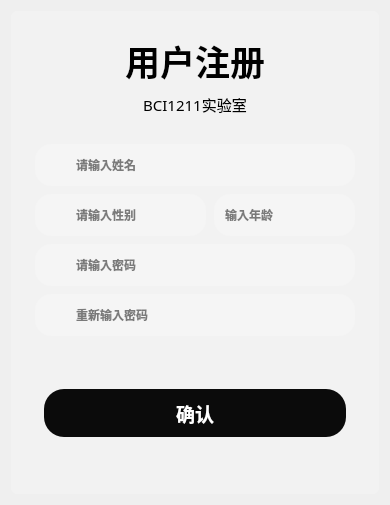
           <widget class="QWidget" name="tab_2">
            <attribute name="title">
             <string>注册</string>
            </attribute>
            <layout class="QGridLayout" name="gridLayout_3">
             <item row="0" column="0">
              <widget class="QFrame" name="frame_4">
               <property name="styleSheet">
                <string notr="true">QFrame{
	image: none;
background-color: rgba(255, 255, 255, 20%);
border-radius:6px 
}
QLabel{

	background-color: rgba(255, 255, 255, 0);
}</string>
               </property>
               <property name="frameShape">
                <enum>QFrame::StyledPanel</enum>
               </property>
               <property name="frameShadow">
                <enum>QFrame::Raised</enum>
               </property>
               <layout class="QVBoxLayout" name="verticalLayout_7" stretch="0,0,0">
                <property name="spacing">
                 <number>4</number>
                </property>
                <property name="leftMargin">
                 <number>24</number>
                </property>
                <property name="topMargin">
                 <number>24</number>
                </property>
                <property name="rightMargin">
                 <number>24</number>
                </property>
                <property name="bottomMargin">
                 <number>8</number>
                </property>
                <item>
                 <widget class="QFrame" name="frame_12">
                  <property name="styleSheet">
                   <string notr="true">background-color: rgba(255, 255, 255, 0);</string>
                  </property>
                  <property name="frameShape">
                   <enum>QFrame::StyledPanel</enum>
                  </property>
                  <property name="frameShadow">
                   <enum>QFrame::Raised</enum>
                  </property>
                  <layout class="QVBoxLayout" name="verticalLayout_8">
                   <property name="spacing">
                    <number>6</number>
                   </property>
                   <property name="leftMargin">
                    <number>0</number>
                   </property>
                   <property name="topMargin">
                    <number>0</number>
                   </property>
                   <property name="rightMargin">
                    <number>0</number>
                   </property>
                   <property name="bottomMargin">
                    <number>24</number>
                   </property>
                   <item>
                    <widget class="QLabel" name="label_4">
                     <property name="maximumSize">
                      <size>
                       <width>16777215</width>
                       <height>26777</height>
                      </size>
                     </property>
                     <property name="font">
                      <font>
                       <family>微软雅黑</family>
                       <pointsize>26</pointsize>
                       <weight>75</weight>
                       <bold>true</bold>
                      </font>
                     </property>
                     <property name="text">
                      <string>用户注册</string>
                     </property>
                     <property name="alignment">
                      <set>Qt::AlignCenter</set>
                     </property>
                    </widget>
                   </item>
                   <item>
                    <widget class="QLabel" name="label_5">
                     <property name="maximumSize">
                      <size>
                       <width>16777215</width>
                       <height>16777</height>
                      </size>
                     </property>
                     <property name="font">
                      <font>
                       <family>微软雅黑</family>
                       <pointsize>11</pointsize>
                       <weight>50</weight>
                       <bold>false</bold>
                      </font>
                     </property>
                     <property name="styleSheet">
                      <string notr="true"/>
                     </property>
                     <property name="text">
                      <string>BCI1211实验室</string>
                     </property>
                     <property name="alignment">
                      <set>Qt::AlignCenter</set>
                     </property>
                    </widget>
                   </item>
                  </layout>
                 </widget>
                </item>
                <item>
                 <widget class="QFrame" name="frame_13">
                  <property name="styleSheet">
                   <string notr="true">background-color: rgba(255, 255, 255, 0);</string>
                  </property>
                  <property name="frameShape">
                   <enum>QFrame::StyledPanel</enum>
                  </property>
                  <property name="frameShadow">
                   <enum>QFrame::Raised</enum>
                  </property>
                  <layout class="QVBoxLayout" name="verticalLayout_9">
                   <property name="spacing">
                    <number>8</number>
                   </property>
                   <property name="leftMargin">
                    <number>0</number>
                   </property>
                   <property name="topMargin">
                    <number>0</number>
                   </property>
                   <property name="rightMargin">
                    <number>0</number>
                   </property>
                   <property name="bottomMargin">
                    <number>0</number>
                   </property>
                   <item>
                    <widget class="QFrame" name="frame_14">
                     <property name="minimumSize">
                      <size>
                       <width>0</width>
                       <height>42</height>
                      </size>
                     </property>
                     <property name="styleSheet">
                      <string notr="true">border-radius:16px ;
background-color: rgba(255, 255, 255, 51);</string>
                     </property>
                     <property name="frameShape">
                      <enum>QFrame::StyledPanel</enum>
                     </property>
                     <property name="frameShadow">
                      <enum>QFrame::Raised</enum>
                     </property>
                     <layout class="QHBoxLayout" name="horizontalLayout_8" stretch="1,9">
                      <property name="spacing">
                       <number>12</number>
                      </property>
                      <property name="topMargin">
                       <number>0</number>
                      </property>
                      <property name="bottomMargin">
                       <number>0</number>
                      </property>
                      <item>
                       <widget class="QWidget" name="widget_5" native="true">
                        <property name="maximumSize">
                         <size>
                          <width>18</width>
                          <height>18</height>
                         </size>
                        </property>
                        <property name="styleSheet">
                         <string notr="true">image: url(:/buttom_white/img/buttom_white/发送邮件_send-email.svg);
background-color: rgba(255, 255, 255, 0);</string>
                        </property>
                       </widget>
                      </item>
                      <item>
                       <widget class="QLineEdit" name="reg_name">
                        <property name="font">
                         <font>
                          <family>微软雅黑</family>
                          <weight>75</weight>
                          <bold>true</bold>
                         </font>
                        </property>
                        <property name="styleSheet">
                         <string notr="true">QLineEdit{
	background-color: rgba(255, 255, 255, 0);
	selection-color: rgb(34, 34, 34);
}</string>
                        </property>
                        <property name="placeholderText">
                         <string>请输入姓名</string>
                        </property>
                       </widget>
                      </item>
                     </layout>
                    </widget>
                   </item>
                   <item>
                    <layout class="QHBoxLayout" name="horizontalLayout_3">
                     <item>
                      <widget class="QFrame" name="frame34">
                       <property name="minimumSize">
                        <size>
                         <width>0</width>
                         <height>42</height>
                        </size>
                       </property>
                       <property name="styleSheet">
                        <string notr="true">border-radius:16px ;
background-color: rgba(255, 255, 255, 51);</string>
                       </property>
                       <property name="frameShape">
                        <enum>QFrame::StyledPanel</enum>
                       </property>
                       <property name="frameShadow">
                        <enum>QFrame::Raised</enum>
                       </property>
                       <layout class="QHBoxLayout" name="horizontalLayout_11" stretch="1,9">
                        <property name="spacing">
                         <number>12</number>
                        </property>
                        <property name="topMargin">
                         <number>0</number>
                        </property>
                        <property name="bottomMargin">
                         <number>0</number>
                        </property>
                        <item>
                         <widget class="QWidget" name="widget_11" native="true">
                          <property name="minimumSize">
                           <size>
                            <width>18</width>
                            <height>18</height>
                           </size>
                          </property>
                          <property name="maximumSize">
                           <size>
                            <width>18</width>
                            <height>18</height>
                           </size>
                          </property>
                          <property name="styleSheet">
                           <string notr="true">image: url(:/buttom_white/img/buttom_white/男性_male.svg);
background-color: rgba(255, 255, 255, 0);</string>
                          </property>
                         </widget>
                        </item>
                        <item>
                         <widget class="QLineEdit" name="gender">
                          <property name="font">
                           <font>
                            <family>微软雅黑</family>
                            <weight>75</weight>
                            <bold>true</bold>
                           </font>
                          </property>
                          <property name="styleSheet">
                           <string notr="true">QLineEdit{
	background-color: rgba(255, 255, 255, 0);
	selection-color: rgb(34, 34, 34);
}</string>
                          </property>
                          <property name="placeholderText">
                           <string>请输入性别</string>
                          </property>
                         </widget>
                        </item>
                       </layout>
                      </widget>
                     </item>
                     <item>
                      <widget class="QFrame" name="frame_19">
                       <property name="minimumSize">
                        <size>
                         <width>0</width>
                         <height>42</height>
                        </size>
                       </property>
                       <property name="styleSheet">
                        <string notr="true">border-radius:16px ;
background-color: rgba(255, 255, 255, 51);</string>
                       </property>
                       <property name="frameShape">
                        <enum>QFrame::StyledPanel</enum>
                       </property>
                       <property name="frameShadow">
                        <enum>QFrame::Raised</enum>
                       </property>
                       <layout class="QHBoxLayout" name="horizontalLayout_14" stretch="9">
                        <property name="spacing">
                         <number>12</number>
                        </property>
                        <property name="topMargin">
                         <number>0</number>
                        </property>
                        <property name="bottomMargin">
                         <number>0</number>
                        </property>
                        <item>
                         <widget class="QLineEdit" name="age">
                          <property name="font">
                           <font>
                            <family>微软雅黑</family>
                            <weight>75</weight>
                            <bold>true</bold>
                           </font>
                          </property>
                          <property name="styleSheet">
                           <string notr="true">QLineEdit{
	background-color: rgba(255, 255, 255, 0);
	selection-color: rgb(34, 34, 34);
}</string>
                          </property>
                          <property name="readOnly">
                           <bool>false</bool>
                          </property>
                          <property name="placeholderText">
                           <string>输入年龄</string>
                          </property>
                         </widget>
                        </item>
                       </layout>
                      </widget>
                     </item>
                    </layout>
                   </item>
                   <item>
                    <widget class="QFrame" name="frame_15">
                     <property name="minimumSize">
                      <size>
                       <width>0</width>
                       <height>42</height>
                      </size>
                     </property>
                     <property name="styleSheet">
                      <string notr="true">border-radius:16px ;
background-color: rgba(255, 255, 255, 51);</string>
                     </property>
                     <property name="frameShape">
                      <enum>QFrame::StyledPanel</enum>
                     </property>
                     <property name="frameShadow">
                      <enum>QFrame::Raised</enum>
                     </property>
                     <layout class="QHBoxLayout" name="horizontalLayout_9" stretch="1,9">
                      <property name="spacing">
                       <number>12</number>
                      </property>
                      <property name="topMargin">
                       <number>0</number>
                      </property>
                      <property name="bottomMargin">
                       <number>0</number>
                      </property>
                      <item>
                       <widget class="QWidget" name="widget_6" native="true">
                        <property name="maximumSize">
                         <size>
                          <width>18</width>
                          <height>18</height>
                         </size>
                        </property>
                        <property name="styleSheet">
                         <string notr="true">image: url(:/buttom_white/img/buttom_white/电子锁开_electronic-locks-open.svg);
background-color: rgba(255, 255, 255, 0);</string>
                        </property>
                       </widget>
                      </item>
                      <item>
                       <widget class="QLineEdit" name="reg_password">
                        <property name="font">
                         <font>
                          <family>微软雅黑</family>
                          <weight>75</weight>
                          <bold>true</bold>
                         </font>
                        </property>
                        <property name="styleSheet">
                         <string notr="true">QLineEdit{
	background-color: rgba(255, 255, 255, 0);
	selection-color: rgb(34, 34, 34);
}</string>
                        </property>
                        <property name="placeholderText">
                         <string>请输入密码</string>
                        </property>
                       </widget>
                      </item>
                     </layout>
                    </widget>
                   </item>
                   <item>
                    <widget class="QFrame" name="reg_password_conf">
                     <property name="minimumSize">
                      <size>
                       <width>0</width>
                       <height>42</height>
                      </size>
                     </property>
                     <property name="styleSheet">
                      <string notr="true">border-radius:16px ;
background-color: rgba(255, 255, 255, 51);</string>
                     </property>
                     <property name="frameShape">
                      <enum>QFrame::StyledPanel</enum>
                     </property>
                     <property name="frameShadow">
                      <enum>QFrame::Raised</enum>
                     </property>
                     <layout class="QHBoxLayout" name="horizontalLayout_12" stretch="1,9">
                      <property name="spacing">
                       <number>12</number>
                      </property>
                      <property name="topMargin">
                       <number>0</number>
                      </property>
                      <property name="bottomMargin">
                       <number>0</number>
                      </property>
                      <item>
                       <widget class="QWidget" name="widget_7" native="true">
                        <property name="maximumSize">
                         <size>
                          <width>18</width>
                          <height>18</height>
                         </size>
                        </property>
                        <property name="styleSheet">
                         <string notr="true">image: url(:/buttom_white/img/buttom_white/电子锁开_electronic-locks-open.svg);
background-color: rgba(255, 255, 255, 0);</string>
                        </property>
                       </widget>
                      </item>
                      <item>
                       <widget class="QLineEdit" name="password_confirm">
                        <property name="font">
                         <font>
                          <family>微软雅黑</family>
                          <weight>75</weight>
                          <bold>true</bold>
                         </font>
                        </property>
                        <property name="styleSheet">
                         <string notr="true">QLineEdit{
	background-color: rgba(255, 255, 255, 0);
	selection-color: rgb(34, 34, 34);
}</string>
                        </property>
                        <property name="readOnly">
                         <bool>false</bool>
                        </property>
                        <property name="placeholderText">
                         <string>重新输入密码</string>
                        </property>
                       </widget>
                      </item>
                     </layout>
                    </widget>
                   </item>
                  </layout>
                 </widget>
                </item>
                <item>
                 <widget class="QFrame" name="frame_16">
                  <property name="styleSheet">
                   <string notr="true">background-color: rgba(255, 255, 255, 0);</string>
                  </property>
                  <property name="frameShape">
                   <enum>QFrame::StyledPanel</enum>
                  </property>
                  <property name="frameShadow">
                   <enum>QFrame::Raised</enum>
                  </property>
                  <layout class="QVBoxLayout" name="verticalLayout_10">
                   <item>
                    <spacer name="verticalSpacer_5">
                     <property name="orientation">
                      <enum>Qt::Vertical</enum>
                     </property>
                     <property name="sizeHint" stdset="0">
                      <size>
                       <width>20</width>
                       <height>40</height>
                      </size>
                     </property>
                    </spacer>
                   </item>
                   <item>
                    <widget class="QPushButton" name="confirm">
                     <property name="minimumSize">
                      <size>
                       <width>0</width>
                       <height>48</height>
                      </size>
                     </property>
                     <property name="font">
                      <font>
                       <family>微软雅黑</family>
                       <pointsize>14</pointsize>
                       <weight>75</weight>
                       <bold>true</bold>
                      </font>
                     </property>
                     <property name="styleSheet">
                      <string notr="true">QPushButton{
	background-color: rgb(11, 11, 11);
	border-radius:20px ;
	color: rgb(255, 255, 255);


}</string>
                     </property>
                     <property name="text">
                      <string>确认</string>
                     </property>
                    </widget>
                   </item>
                   <item>
                    <spacer name="verticalSpacer_6">
                     <property name="orientation">
                      <enum>Qt::Vertical</enum>
                     </property>
                     <property name="sizeHint" stdset="0">
                      <size>
                       <width>20</width>
                       <height>40</height>
                      </size>
                     </property>
                    </spacer>
                   </item>
                  </layout>
                 </widget>
                </item>
               </layout>
              </widget>
             </item>
            </layout>
           </widget>
